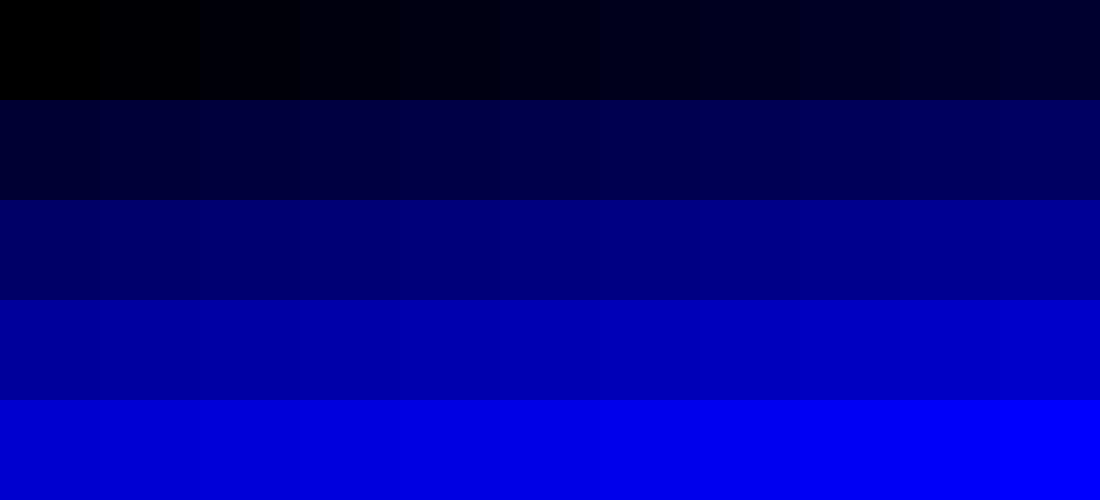
#> input picture OpenCV/blue_palette.tif, 1100 x 500 px
$ python transform_blue.py --image blue_palette.tif
#> lines starting #> are read from the running program, lines starting #| are printed output that depends on the picture
import argparse
import cv2
import math
import numpy as np
import matplotlib.pyplot as plt
incoming = [11, 11, 12, 13, 14, 16, 19, 21, 20, 21, 25, 22, 24, 25, 27, 28, 32, 34, 36, 40, 44, 51, 48, 52, 53, 55, 60, 63, 63, 65, 67, 71, 77, 71, 70, 70, 70, 69, 70, 70, 70, 71, 75, 82, 73, 74, 72, 74, 74, 75, 73, 71, 72, 75, 83]
reference = [0, 4, 9, 14, 18, 23, 28, 32, 37, 42, 47, 51, 56, 61, 65, 70, 75, 80, 84, 89, 94, 98, 103, 108, 113, 117, 122, 127, 131, 136, 141, 146, 150, 155, 160, 164, 169, 174, 178, 183, 188, 193, 197, 202, 207, 211, 216, 221, 226, 230, 235, 240, 244, 249, 254]
print("\nincoming = ",incoming,"\n")
print("\nreference = ",reference,"\n")
x, y = zip(*sorted(zip(incoming, reference)))
xpoints = np.array(x)
ypoints = np.array(y)
plt.plot(xpoints, ypoints)
plt.show()
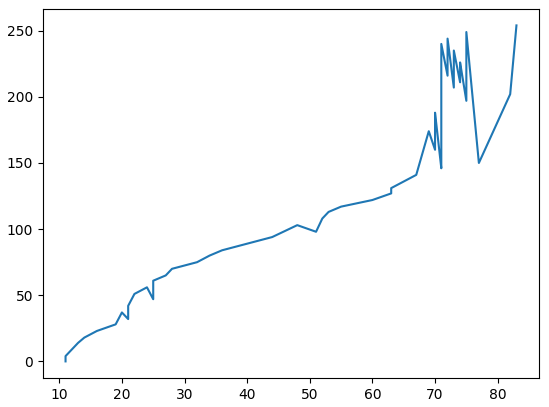
#> figure drawn by matplotlib, 1 panel
def average(indices):
    sum = 0
    avg = 0
    for i in indices:
        sum+=reference[i]
    avg = sum/len(indices)
    return avg
in_array = []
out_array = []
for value in range (256):
    in_array.append(value)
    if value in incoming:
        indices = [i for i, x in enumerate(incoming) if x == value]
        print("corresponding occurances of ",value," are, ",list(reference[i] for i in indices))
        print("average look up value of ", value ,"is, ", average(indices),"\n")
        out_array.append(average(indices))
    else:
        out_array.append(-1)

print("\nincoming = ",in_array)
print("\nreference = ",out_array)
################################################################################################################################################
incoming = in_array
reference = out_array
start_index = 0
end_index = 0
current_index  = 0

def approximate(start_index , end_index):
    if end_index < 256 and start_index!=-300:
        n1 = reference[start_index]
        n2 = reference[end_index]
        d1 = incoming[start_index]
        d2 = incoming[end_index]
        step_size = (n2 - n1) / (d2 - d1)
        for i in range (start_index+1 , end_index):
            reference[i]=(reference[i-1] + step_size)
    elif end_index >= 256 and start_index!=-300:
        for i in range (start_index+1 , 256):
            reference[i]=255
    elif end_index <256 and start_index==-300:
        for i in range(0,end_index):
            reference[i]=reference[end_index]

i = 0
while( i < 255):
    if reference[i] == -1:
        start_index = i - 1
        end_index = i
        while(reference[end_index] == -1):
            end_index+=1
            if end_index > 255:
                end_index = 300
                break
        i = end_index;
        if start_index < 0:
            start_index = -300
        #print("\n",start_index)
        #print("\n",end_index,"\n")
        approximate(start_index,end_index)
    i+=1
for i in range(256):
    reference[i] = round(reference[i])
print("\nreference = ",reference,"\n")

################################################################################################################################################

ap=argparse.ArgumentParser()
ap.add_argument("-i","--image",required=True,help="path to the image")
args=vars(ap.parse_args())
image=cv2.imread(args["image"])
#> image is the input picture: shape (500, 1100, 3); mean B, G, R 126.7, 0, 0
dim = (1100, 500) #width and height respectively
# resize image
image = cv2.resize(image, dim, interpolation = cv2.INTER_AREA)
height=image.shape[0]
#> height = 500
width =image.shape[1] # width of image
#> width = 1100
for i in range (height):
    for j in range (width):
        image[i,j,0] = reference[image[i,j,0]]
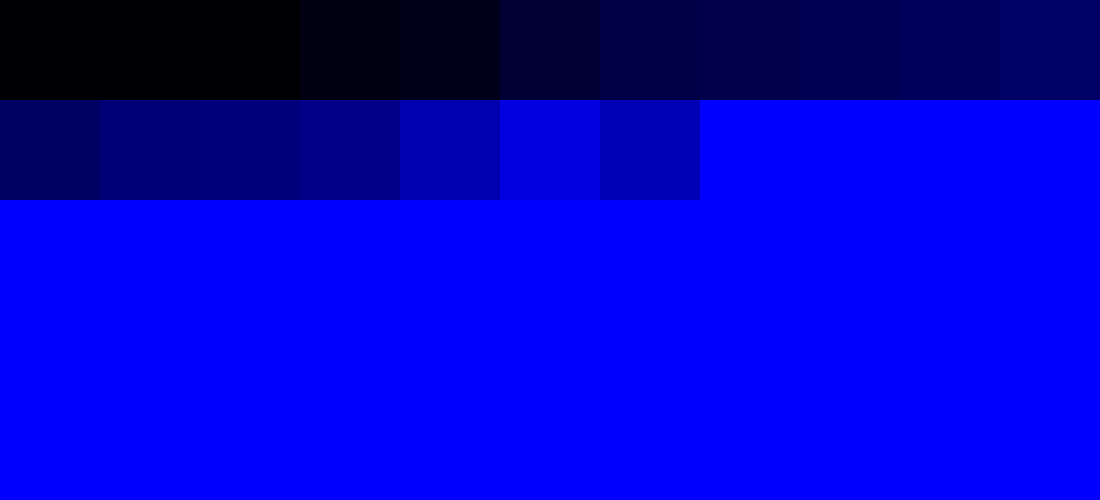
#> image: shape (500, 1100, 3); mean B, G, R 200.3, 0, 0
        #image[i,j,1] -= 5
        #image[i,j,0] -= 7
cv2.imshow("transformed",image)
reference = cv2.imread("/home/srikar/OpenCV/blue_palette.tif")
incoming = cv2.imread("/home/srikar/OpenCV/blue_palette_jig.tif")
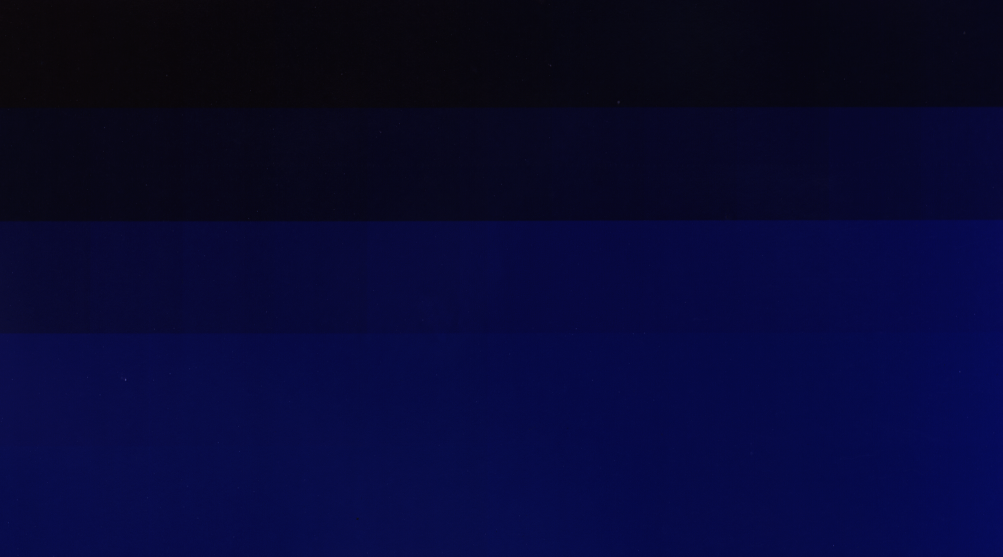
#> input picture OpenCV/blue_palette_jig.tif, 2005 x 1113 px, found by its file name (shown at 1/2 size)
#> incoming is the input picture: shape (1113, 2005, 3); mean B, G, R 51.5, 8.8, 7.4
incoming = cv2.resize(incoming, dim, interpolation = cv2.INTER_AREA)
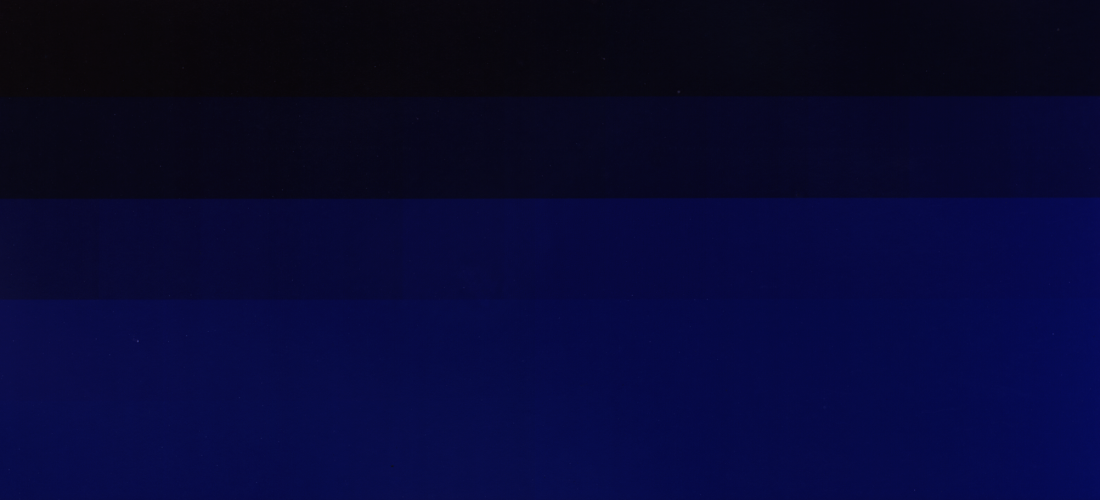
#> incoming: shape (500, 1100, 3); mean B, G, R 51.5, 8.8, 7.4
cv2.imshow("reference",reference)
cv2.imshow("incoming",incoming)
diff = cv2.subtract(image,reference)
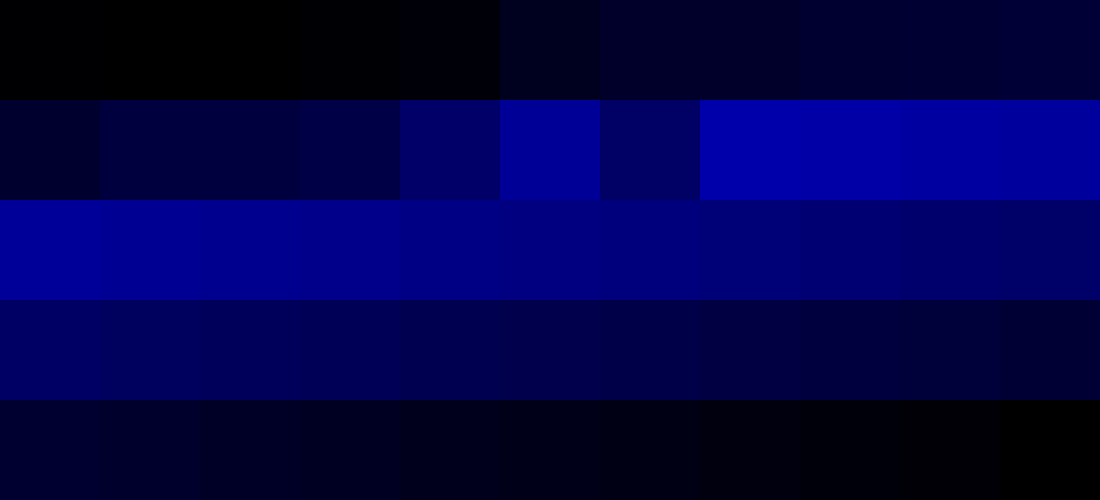
#> diff: shape (500, 1100, 3); mean B, G, R 73.8, 0, 0
"""for i in range(height):
    for j in range (width):
        #diff[i,j,2] =  math.exp(int(image[i,j,2] / 8))
        diff[i,j,1] = math.exp(int(image[i,j,1] / 4))
        diff[i,j,0] = math.exp(int(image[i,j,0] / 4))  """

cv2.imshow("difference_linear_interpolation",diff)
cv2.waitKey()
